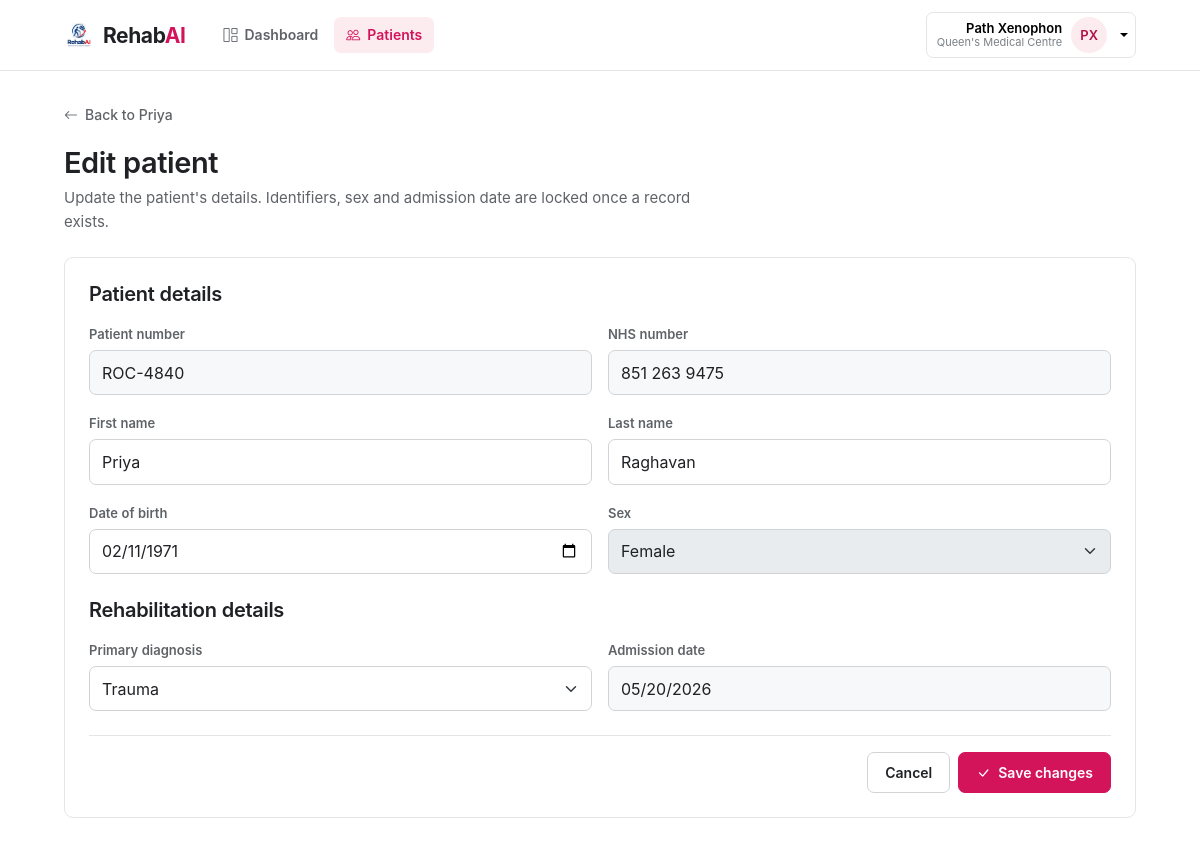
The app's page /patients/ROC-4840/edit (signed in) with its own data.
### tables this page shows
CREATE TABLE clinics (
    id          INTEGER PRIMARY KEY AUTOINCREMENT,

    name        TEXT NOT NULL UNIQUE,
    code        TEXT UNIQUE,

    level       INTEGER NOT NULL
                CHECK(level IN (0, 2, 3)),

    created_at  TEXT NOT NULL DEFAULT (datetime('now'))
);

CREATE TABLE patients (
    id                  INTEGER PRIMARY KEY AUTOINCREMENT,

    patient_id          TEXT NOT NULL UNIQUE,
    nhs_number          TEXT NOT NULL UNIQUE,

    first_name          TEXT NOT NULL,
    last_name           TEXT NOT NULL,

    date_of_birth       TEXT NOT NULL,
    patient_gender      TEXT NOT NULL CHECK(patient_gender IN ('F','M','X')),

    diag_std_subcat     TEXT NOT NULL,

    admission_date      TEXT NOT NULL,

    admission_status    TEXT NOT NULL
                        CHECK(admission_status IN ('active', 'discharged')),

    created_by          INTEGER NOT NULL
                        REFERENCES users(id)
                        ON DELETE RESTRICT,

    created_at          TEXT NOT NULL DEFAULT (datetime('now'))
);

### routes/patients.py (the view, shortened to what this page needs)
@bp.route("/<patient_id>/edit", methods=["GET", "POST"])
@login_required
def edit(patient_id):
    patient = _patient_or_404(patient_id)
    form_data = patient
    return render_template(
        "patient_form.html",
        p=form_data,
        editing=True,
        diagnoses=patient_service.diagnosis_choices(form_data.get("diag_std_subcat")),
        genders=patient_service.GENDERS,
    )

### db.py (called while the page is built)
def get_db():
    if "db" not in g:
        g.db = sqlite3.connect(
            current_app.config["DATABASE"],
            detect_types=sqlite3.PARSE_DECLTYPES,
        )
        g.db.row_factory = sqlite3.Row
        g.db.execute("PRAGMA foreign_keys = ON")
    return g.db

### routes/patients.py (called while the page is built)
def _patient_or_404(patient_code):
    clinic_id, _clinic = clinics.resolve_scope(g.user)
    return patient_service.get_patient(patient_code, clinic_id)

### services/bands.py (called while the page is built, shortened)
def band_index(wpi):
    for index, threshold in enumerate(THRESHOLDS):
        if wpi <= threshold:
            return index
    return len(BANDS) - 1

def band_info(wpi):
    key, label, var = BANDS[band_index(float(wpi))]
    return {
        "key": key,
        "label": label,
        "short": label.replace(" barrier burden", ""),
        "var": var,
        "cls": f"p-{var}",
    }

### services/clinics.py (called while the page is built, shortened)
def get_clinic(clinic_id):
    if clinic_id is None:
        return None
    return get_db().execute(
        "SELECT id, name, code FROM clinics WHERE id = ?",
        (clinic_id,),
    ).fetchone()

def resolve_scope(user, requested=None):
    if not user.get("is_admin"):
        clinic_id = user.get("clinic_id")
        if clinic_id is None:
            return NO_ACCESS, None
        return clinic_id, get_clinic(clinic_id)

### services/patients.py (called while the page is built)
def patient_name(patient):
    return f"{patient['first_name']} {patient['last_name']}".strip()

def patient_age(patient, on_date=None):
    dob_raw = patient["date_of_birth"]
    if not dob_raw:
        return None
    dob = date.fromisoformat(str(dob_raw)[:10])
    if on_date is None:
        admitted = patient["admission_date"]
        on_date = date.fromisoformat(str(admitted)[:10]) if admitted else date.today()
    return (
        on_date.year
        - dob.year
        - ((on_date.month, on_date.day) < (dob.month, dob.day))
    )

def _trend(change):
    if change is None:
        return "unassessed"
    if change < -TREND_TOLERANCE:
        return "improving"
    if change > TREND_TOLERANCE:
        return "declining"
    return "stable"

def get_patient(patient_code, clinic_id=None):
    sql = _PATIENT_SELECT + " WHERE p.patient_id = ?"
    params = [patient_code]
    if clinic_id is not None:
        sql += " AND u.clinic_id = ?"
        params.append(clinic_id)
    row = get_db().execute(sql, params).fetchone()
    if row is None:
        raise NotFound(f"No patient with ID {patient_code}")
    return _enrich(row)

### utils/template_helpers.py (called while the page is built)
def initials(name):
    return "".join(word[0] for word in str(name or "").split()[:2]).upper()

### templates/patient_form.html (shortened to what this page needs)
{% extends "base.html" %}
{% import "_macros.html" as m with context %}
{% block content %}
{% if editing %}
  {{ m.back_link(url_for('patients.detail', patient_id=p.patient_id), 'Back to ' ~ p.first_name) }}
{% else %}
  {{ m.back_link(url_for('patients.index'), 'All patients') }}
{% endif %}
<div class="page-head">
  <h1>{{ 'Edit patient' if editing else 'Add patient' }}</h1>
  <p>
    {% if editing %}
      Update the patient's details. Identifiers, sex and admission date are locked once a record exists.
    {% else %}
      Enter the patient's details to create a new rehabilitation record for {{ g.user.clinic_name or 'your hospital' }}.
    {% endif %}
  </p>
</div>
<form class="panel p-4"
      method="post"
      action="{{ url_for('patients.edit', patient_id=p.patient_id) if editing else url_for('patients.create') }}">
  <h2 class="fs-5 mb-3">Patient details</h2>
  <div class="row g-3 mb-4">
    <div class="col-md-6">
      <label class="form-label" for="patient_id">Patient number</label>
      <input class="form-control" id="patient_id" name="patient_id" value="{{ p.patient_id or '' }}"
             placeholder="e.g. ROC-4872" required {{ 'readonly' if editing }}>
    </div>
    <div class="col-md-6">
      <label class="form-label" for="nhs_number">NHS number</label>
      <input class="form-control" id="nhs_number" name="nhs_number" value="{{ p.nhs_number or '' }}"
             placeholder="e.g. 943 721 6081" required {{ 'readonly' if editing }}>
    </div>
    <div class="col-md-6">
      <label class="form-label" for="first_name">First name</label>
      <input class="form-control" id="first_name" name="first_name" value="{{ p.first_name or '' }}" required>
    </div>
    <div class="col-md-6">
      <label class="form-label" for="last_name">Last name</label>
      <input class="form-control" id="last_name" name="last_name" value="{{ p.last_name or '' }}" required>
    </div>
    <div class="col-md-6">
      <label class="form-label" for="date_of_birth">Date of birth</label>
      <input class="form-control" id="date_of_birth" name="date_of_birth" type="date"
             value="{{ p.date_of_birth or '' }}" required>
    </div>
    <div class="col-md-6">
      <label class="form-label" for="patient_gender">Sex</label>
      <select class="form-select" id="patient_gender" name="patient_gender" required {{ 'disabled' if editing }}>
        {% for value, label in genders %}
          <option value="{{ value }}" {{ 'selected' if p.patient_gender == value }}>{{ label }}</option>
        {% endfor %}
      </select>
    </div>
  </div>
  <h2 class="fs-5 mb-3">Rehabilitation details</h2>
  <div class="row g-3">
    <div class="col-md-6">
      <label class="form-label" for="diag_std_subcat">Primary diagnosis</label>
      <select class="form-select" id="diag_std_subcat" name="diag_std_subcat" required>
        {% for value, label in diagnoses %}
          <option value="{{ value }}" {{ 'selected' if p.diag_std_subcat == value }}>{{ label }}</option>
        {% endfor %}
      </select>
    </div>
    <div class="col-md-6">
      <label class="form-label" for="admission_date">Admission date</label>
      <input class="form-control" id="admission_date" name="admission_date" type="date"
             value="{{ p.admission_date or '' }}" required {{ 'readonly' if editing }}>
    </div>
  </div>
  <div class="d-flex justify-content-end gap-2 mt-4 pt-3 border-top">
    <a class="btn btn-ghost"
       href="{{ url_for('patients.detail', patient_id=p.patient_id) if editing else url_for('patients.index') }}">Cancel</a>
    <button class="btn btn-primary" type="submit">
      {{ m.icon('check-lg') }} {{ 'Save changes' if editing else 'Add patient' }}
    </button>
  </div>
</form>
{% endblock %}

### templates/base.html (shortened to what this page needs)
{% import "_macros.html" as m with context %}
<!DOCTYPE html>
<html lang="en">
<head>
  <link href="https://cdn.jsdelivr.net/npm/bootstrap@5.3.3/dist/css/bootstrap.min.css" rel="stylesheet">
  <link href="https://cdn.jsdelivr.net/npm/bootstrap-icons@1.11.3/font/bootstrap-icons.min.css" rel="stylesheet">
  <link rel="stylesheet" href="{{ url_for('static', filename='css/style.css') }}">
</head>
<body>
{% block body %}
<header class="topbar">
  <div class="shell d-flex align-items-center gap-2">
    <a class="wordmark" href="{{ url_for('main.home') }}">{{ m.wordmark() }}</a>
    {% if g.user %}
      <nav class="topnav d-none d-sm-flex">
        <a href="{{ url_for('main.dashboard') }}" class="{{ 'active' if request.endpoint == 'main.dashboard' }}">
          {{ m.icon('grid-1x2') }} Dashboard
        </a>
        <a href="{{ url_for('patients.index') }}" class="{{ 'active' if request.blueprint in ('patients', 'assessments') }}">
          {{ m.icon('people') }} Patients
        </a>
      </nav>
    {% endif %}
    {% if g.user %}
      <div class="dropdown">
        <button class="who dropdown-toggle" type="button" data-bs-toggle="dropdown" aria-expanded="false">
          <span class="text-end d-none d-md-block">
            <span class="nm d-block">{{ g.user.username }}</span>
            <span class="em d-block">{{ g.user.clinic_name or ('Administrator' if g.user.is_admin else g.user.email) }}</span>
          </span>
          <span class="av av-sm t0">{{ g.user.username | initials }}</span>
        </button>
      </div>
    {% else %}
      <a class="btn btn-primary" href="{{ url_for('auth.login') }}">Sign in</a>
    {% endif %}
  </div>
</header>
<main class="shell wrap fade-in">
  {% block content %}{% endblock %}
</main>
{% endblock %}
</body>
</html>

### static/css/style.css (style rules this page uses)
:root { --pink: #d4145a; --pink-dark: #b30f4b; --pink-light: #fcecef; --pink-rgb: 212, 20, 90; --ink-1: #202124; --ink-2: #5f6368; --ink-3: #7b8085; --surface-soft: #f7f8f9; --border: #e3e5e7; --border-dark: #d1d4d7; --track: #eef0f1; --good: #287a5f; --good-soft: #e9f4ef; --mid: #b45309; --mid-soft: #fef3c7; --warn: #c2410c; --warn-soft: #ffedd5; --bad: #b91c1c; --bad-soft: #fee2e2; --sand: #f8f3ec; --sage: #edf3ee; --lilac: #f0edf7; --sans: Inter, ui-sans-serif, system-ui, -apple-system, BlinkMacSystemFont, "Segoe UI", sans-serif; --shadow-md: 0 3px 10px rgba(0, 0, 0, .06); --bs-primary: var(--pink); --bs-primary-rgb: var(--pink-rgb); --bs-body-font-family: var(--sans); --bs-body-font-size: 15px; --bs-body-line-height: 1.55; --bs-body-color: var(--ink-1); --bs-secondary-color: var(--ink-2); --bs-border-color: var(--border); --bs-border-radius: 7px; --bs-link-color: var(--pink); --bs-link-color-rgb: var(--pink-rgb); --bs-link-hover-color: var(--pink-dark); --bs-focus-ring-color: rgba(var(--pink-rgb), .15); }
body { -webkit-font-smoothing: antialiased; font-feature-settings: "tnum" 1; }
a { color: inherit; text-decoration: none; }
h1, h2, h3, h4 { margin: 0; font-weight: 600; letter-spacing: -.015em; line-height: 1.2; }
.fade-in { animation: fade-in .25s ease both; }
.btn { --bs-btn-font-weight: 600; --bs-btn-font-size: 14px; --bs-btn-padding-x: 17px; --bs-btn-padding-y: 9px; --bs-btn-border-radius: 7px; display: inline-flex; align-items: center; justify-content: center; gap: 8px; }
.btn-primary { --bs-btn-bg: var(--pink); --bs-btn-border-color: var(--pink); --bs-btn-hover-bg: var(--pink-dark); --bs-btn-hover-border-color: var(--pink-dark); --bs-btn-active-bg: var(--pink-dark); --bs-btn-active-border-color: var(--pink-dark); --bs-btn-disabled-bg: var(--pink); --bs-btn-disabled-border-color: var(--pink); --bs-btn-focus-shadow-rgb: var(--pink-rgb); }
.btn-ghost { --bs-btn-bg: #fff; --bs-btn-color: var(--ink-1); --bs-btn-border-color: var(--border-dark); --bs-btn-hover-bg: var(--surface-soft); --bs-btn-hover-color: var(--ink-1); --bs-btn-hover-border-color: #b8bdc1; --bs-btn-active-bg: var(--surface-soft); --bs-btn-active-border-color: #b8bdc1; }
.form-label { font-size: 13px; font-weight: 600; color: var(--ink-2); margin-bottom: 6px; }
.form-control, .form-select { border-color: var(--border-dark); border-radius: 7px; padding-top: .6rem; padding-bottom: .6rem; }
.form-control[readonly] { background: var(--surface-soft); }
.topbar { position: sticky; top: 0; z-index: 1020; background: #fff; border-bottom: 1px solid var(--border); }
.shell { max-width: 1120px; margin: 0 auto; padding-left: 24px; padding-right: 24px; width: 100%; }
.topbar .shell { padding-top: 12px; padding-bottom: 12px; }
.wrap { padding-top: 32px; padding-bottom: 70px; }
.wordmark { display: inline-flex; align-items: center; gap: 9px; }
.topnav { gap: 4px; margin-left: 18px; }
.topnav a { display: inline-flex; align-items: center; gap: 7px; padding: 7px 12px; border-radius: 7px; font-size: 14px; font-weight: 600; color: var(--ink-2); }
.topnav a.active { color: var(--pink); background: var(--pink-light); }
.who { display: flex; align-items: center; gap: 9px; padding: 4px 7px 4px 10px; border: 1px solid var(--border); border-radius: 7px; background: #fff; }
.who .nm { font-size: 13px; font-weight: 600; line-height: 1.2; }
.who .em { font-size: 11px; color: var(--ink-3); line-height: 1.2; }
.page-head { margin-bottom: 24px; }
.page-head h1 { font-size: 29px; margin-bottom: 6px; }
.page-head p { margin: 0; color: var(--ink-2); max-width: 70ch; }
.panel { background: #fff; border: 1px solid var(--border); border-radius: 9px; padding: 20px; margin-bottom: 20px; }
.av { display: grid; place-items: center; flex: none; border-radius: 50%; font-weight: 600; }
.av-sm { width: 36px; height: 36px; font-size: 13px; }
.t0 { background: var(--pink-light); color: var(--pink-dark); }

### records on screen
clinics: user "Queen's Medical Centre"
patients: patient_id "ROC-4840", nhs_number "851 263 9475", first_name "Priya", last_name "Raghavan", date_of_birth "02/11/1971", admission_date "05/20/2026"

### other values on screen
{{ g.user.username }} "Path Xenophon"
{{ g.user.username | initials }} "PX"
{{ label }} "Back to Priya"
{{ 'Edit patient' if editing else 'Add patient' }} "Edit patient"
{{ 'Save changes' if editing else 'Add patient' }} "Save changes"
form field patient_gender "Female"
form field diag_std_subcat "Trauma"
